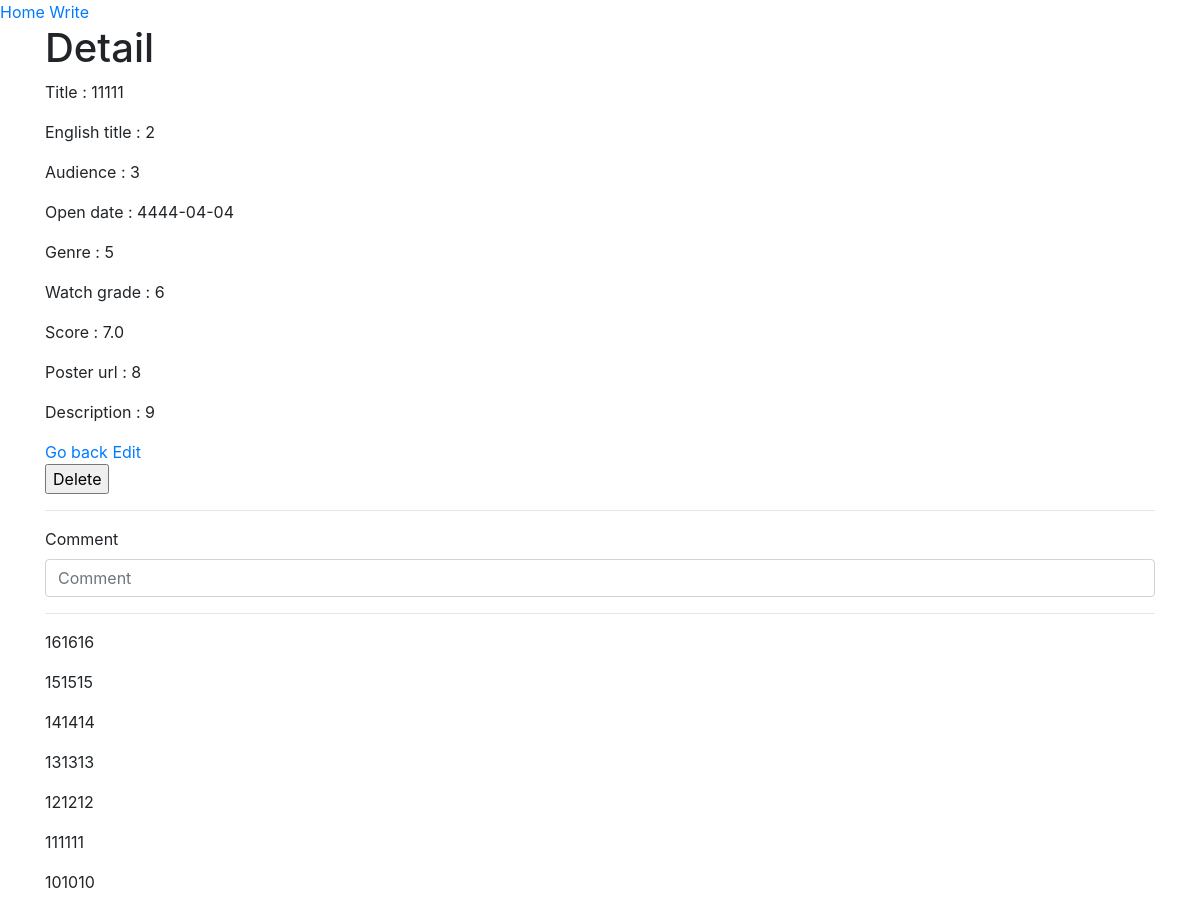
/movies/1/, run on the app's committed database.
### movies/models.py (models this page shows)
class Movie(models.Model):
    title = models.CharField(max_length=50)
    title_en = models.CharField(max_length=100)
    audience = models.IntegerField()
    open_date = models.DateField()
    genre = models.CharField(max_length=20)
    watch_grade = models.CharField(max_length=20)
    score = models.FloatField()
    poster_url = models.TextField()
    description = models.TextField()

class Comment(models.Model):
    movie = models.ForeignKey(Movie, on_delete=models.CASCADE)
    comment = models.CharField(max_length=100)
    class Meta:
        ordering = ('-id', )

### movies/views.py (the view)
# urls.py: path('<int:movie_id>/', views.detail, name='detail'),
def detail(request, movie_id):
    movie = get_object_or_404(Movie, id=movie_id)
    comment_form = CommentForm()
    context = {
        'movie': movie,
        'comment_form': comment_form,
    }
    return render(request, 'detail.html', context)

### movies/forms.py
class CommentForm(forms.ModelForm):
    class Meta:
        model = Comment
        fields = ('comment', )

### movies/templates/detail.html (shortened to what this page needs)
{% extends 'base.html' %}
{% load bootstrap4 %}
{% block body %}
  <h1>Detail</h1>
  <p>Title : {{movie.title}}</p>
  <p>English title : {{movie.title_en}}</p>
  <p>Audience : {{movie.audience}}</p>
  <p>Open date : {{movie.open_date|date:'Y-m-d'}}</p>
  <p>Genre : {{movie.genre}}</p>
  <p>Watch grade : {{movie.watch_grade}}</p>
  <p>Score : {{movie.score}}</p>
  <p>Poster url : {{movie.poster_url}}</p>
  <p>Description : {{movie.description}}</p>
  <a href="{% url 'movies:index' %}">Go back</a>
  <a href="{% url 'movies:update_modelform' movie.id %}">Edit</a>
  <form action="{% url 'movies:delete' movie.id %}" method="POST">
    <input type="submit" value="Delete">
  </form>
  <hr>
  <form action="{% url 'movies:comment_create' movie.id %}" method="POST">
    {% bootstrap_form comment_form %}
  </form>
  <hr>
  {% for comment in movie.comment_set.all %}
    <p>{{comment.comment}}</p>
  {% endfor %}
{% endblock %}

### movies/templates/base.html (shortened to what this page needs)
{% load bootstrap4 %}
<!DOCTYPE html>
<html lang="en">
<head>
  {% bootstrap_css %}
</head>
<body>
  <a href="{% url 'movies:index' %}">Home</a>
  <a href="{% url 'movies:create_modelform' %}">Write</a>
  <div class="container">
    {% block body %}
    {% endblock %}
  </div>
</body>
</html>

### data on the page
Movie: title "11111", title_en "2", audience "3", open_date "4444-04-04", genre "5", watch_grade "6", score "7.0", poster_url "8", description "9"
Comment: comment "161616"
Comment: comment "151515"
Comment: comment "141414"
Comment: comment "131313"
Comment: comment "121212"
Comment: comment "111111"
Comment: comment "101010"
